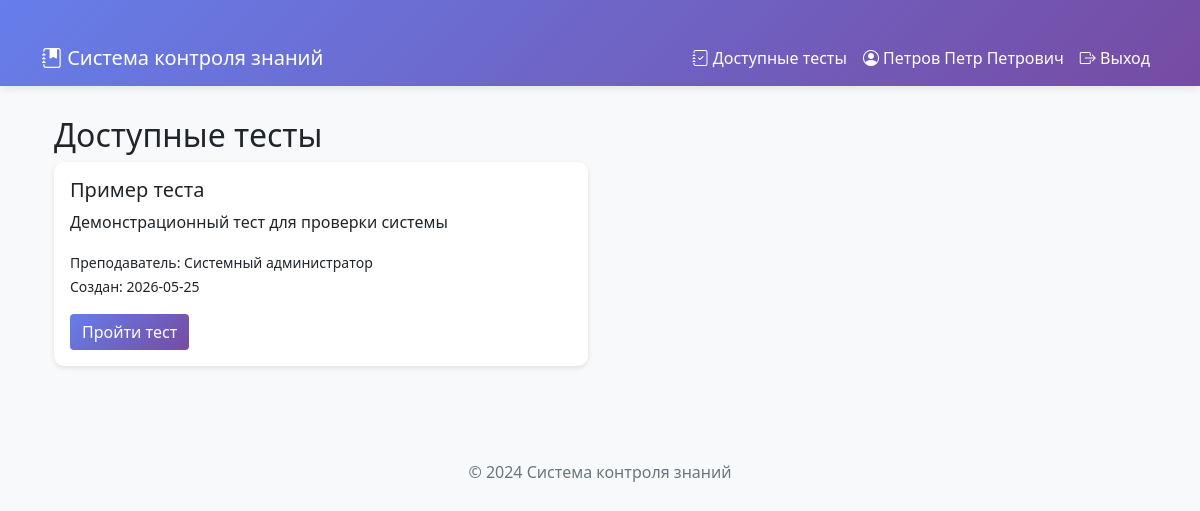
Screenshot of /student/tests (signed in) with the database file from the repository.
### tables this page shows
CREATE TABLE users (
                    id INTEGER PRIMARY KEY AUTOINCREMENT,
                    username TEXT UNIQUE NOT NULL,
                    password TEXT NOT NULL,
                    full_name TEXT NOT NULL,
                    role TEXT NOT NULL,
                    group_name TEXT,
                    created_at TIMESTAMP DEFAULT CURRENT_TIMESTAMP
                );

CREATE TABLE tests (
                    id INTEGER PRIMARY KEY AUTOINCREMENT,
                    title TEXT NOT NULL,
                    description TEXT,
                    created_by INTEGER NOT NULL,
                    target_groups TEXT,
                    is_active BOOLEAN DEFAULT 1,
                    created_at TIMESTAMP DEFAULT CURRENT_TIMESTAMP,
                    FOREIGN KEY (created_by) REFERENCES users (id)
                );

### app.py (the view, shortened to what this page needs)
@app.route('/student/tests')
@login_required
@role_required('student')
def student_tests():
    with db.get_connection() as conn:
        cursor = conn.cursor()
        cursor.execute('SELECT group_name FROM users WHERE id=?', (session['user_id'],))
        student = cursor.fetchone()
        student_group = student['group_name'] if student else None
        if student_group:
            cursor.execute('''
                SELECT t.*, u.full_name as creator_name,
                       CASE WHEN tr.id IS NOT NULL THEN 1 ELSE 0 END as completed,
                       tr.percentage as last_score
                FROM tests t
                JOIN users u ON t.created_by = u.id
                LEFT JOIN test_results tr ON t.id = tr.test_id AND tr.student_id = ?
                WHERE t.is_active = 1
                AND (t.target_groups IS NULL OR t.target_groups = '' OR t.target_groups LIKE ?)
                ORDER BY t.created_at DESC
            ''', (session['user_id'], f'%{student_group}%'))
        tests = cursor.fetchall()
    return render_template('student/available_tests.html', tests=tests)

### auth.py (called while the page is built)
def login_required(f):
    @wraps(f)
    def decorated_function(*args, **kwargs):
        if 'user_id' not in session:
            flash('Пожалуйста, авторизуйтесь', 'warning')
            return redirect(url_for('login'))
        return f(*args, **kwargs)
    return decorated_function

def role_required(*roles):
    def decorator(f):
        @wraps(f)
        def decorated_function(*args, **kwargs):
            if 'role' not in session or session['role'] not in roles:
                flash('У вас нет доступа к этой странице', 'danger')
                return redirect(url_for('dashboard'))
            return f(*args, **kwargs)
        return decorated_function
    return decorator

### database.py (called while the page is built)
    @contextmanager
    def get_connection(self):
        conn = sqlite3.connect(self.db_path)
        conn.row_factory = sqlite3.Row
        try:
            yield conn
            conn.commit()
        except Exception as e:
            conn.rollback()
            raise e
        finally:
            conn.close()

### templates/student/available_tests.html
{% extends "base.html" %}
{% block content %}
<div class="container"><h2>Доступные тесты</h2>
{% if tests %}<div class="row">{% for t in tests %}<div class="col-md-6 mb-4"><div class="card"><div class="card-body"><h5>{{ t.title }}</h5><p>{{ t.description or '' }}</p><p><small>Преподаватель: {{ t.creator_name }}</small><br><small>Создан: {{ t.created_at[:10] }}</small></p>
{% if t.completed %}<div class="alert alert-info">Результат: <strong>{{ "%.1f"|format(t.last_score) }}%</strong></div><a href="{{ url_for('test_result', result_id=t.id) }}" class="btn btn-secondary">Посмотреть результат</a>
{% else %}<a href="{{ url_for('take_test', test_id=t.id) }}" class="btn btn-primary">Пройти тест</a>{% endif %}</div></div></div>{% endfor %}</div>
{% else %}<div class="alert alert-info">Нет доступных тестов</div>{% endif %}</div>
{% endblock %}

### templates/base.html (shortened to what this page needs)
<!DOCTYPE html>
<html lang="ru">
<head>
    <link href="https://cdn.jsdelivr.net/npm/bootstrap@5.1.3/dist/css/bootstrap.min.css" rel="stylesheet">
    <link href="https://cdn.jsdelivr.net/npm/bootstrap-icons@1.8.1/font/bootstrap-icons.css" rel="stylesheet">
</head>
<body>
    <nav class="navbar navbar-expand-lg">
        <div class="container">
            <a class="navbar-brand" href="{{ url_for('dashboard') }}"><i class="bi bi-journal-bookmark-fill"></i> Система контроля знаний</a>
            <div class="collapse navbar-collapse" id="navbarNav">
                <ul class="navbar-nav ms-auto">
                    {% if session.role == 'admin' %}
                    <li class="nav-item dropdown">
                        <a class="nav-link dropdown-toggle" href="#" data-bs-toggle="dropdown"><i class="bi bi-shield-lock-fill"></i> Администрирование</a>
                        <ul class="dropdown-menu dropdown-menu-end">
                            <li><a class="dropdown-item" href="{{ url_for('admin_dashboard') }}"><i class="bi bi-speedometer2"></i> Панель управления</a></li>
                            <li><a class="dropdown-item" href="{{ url_for('admin_tests') }}"><i class="bi bi-journal-bookmark-fill"></i> Все тесты</a></li>
                            <li><a class="dropdown-item" href="{{ url_for('admin_create_test') }}"><i class="bi bi-plus-circle-fill"></i> Создать тест</a></li>
                            <li><a class="dropdown-item" href="{{ url_for('admin_users') }}"><i class="bi bi-people-fill"></i> Пользователи</a></li>
                        </ul>
                    </li>
                    {% elif session.role == 'student' %}
                    <li class="nav-item"><a class="nav-link" href="{{ url_for('student_tests') }}"><i class="bi bi-journal-check"></i> Доступные тесты</a></li>
                    {% endif %}
                    <li class="nav-item"><span class="nav-link"><i class="bi bi-person-circle"></i> {{ session.full_name }}</span></li>
                    <li class="nav-item"><a class="nav-link" href="{{ url_for('logout') }}"><i class="bi bi-box-arrow-right"></i> Выход</a></li>
                </ul>
            </div>
        </div>
    </nav>
    <div class="container">
        {% block content %}{% endblock %}
    </div>
    <div class="footer"><p class="mb-0">© 2024 Система контроля знаний</p></div>
</body>
</html>

### templates/base.html (style rules this page uses)
body { background-color: #f8f9fa; padding-bottom: 50px; }
.navbar { background: linear-gradient(135deg, #667eea 0%, #764ba2 100%); box-shadow: 0 2px 10px rgba(0,0,0,0.1); }
.navbar-brand, .nav-link { color: white !important; }
.container { margin-top: 30px; }
.card { box-shadow: 0 2px 5px rgba(0,0,0,0.1); border: none; border-radius: 10px; }
.btn-primary { background: linear-gradient(135deg, #667eea 0%, #764ba2 100%); border: none; }
.footer { text-align: center; padding: 20px; color: #6c757d; margin-top: 50px; }
.card, .alert { animation: fadeIn 0.5s ease-out; }

### rows the page displays
users: full_name "Петров Петр Петрович"
tests: title "Пример теста", description "Демонстрационный тест для проверки системы", creator_name "Системный администратор", created_at "2026-05-25"
